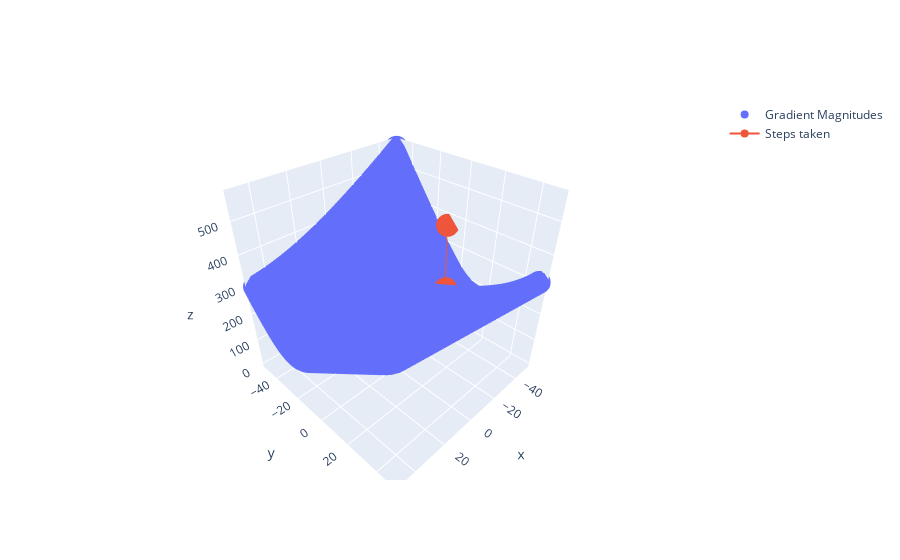

Notebook source saved alongside this figure:
### Code cell
def plot3d(xx,f,line_search_func):
    fig = go.Figure()
    mags = [get_magnitude(f_prime(x.reshape(-1,1)),x) for x in xx]
    fig.add_trace(
        go.Scatter3d(
            x=xx[:,0],
            y=xx[:,1],
            z = mags,
            mode='markers',
            name="Gradient Magnitudes"
        )
    )
    steps = torch.vstack([o.reshape(1,-1) for o in line_search_func(xx[40].reshape(-1,1),100,0.1)])
    # print(steps)
    fig.add_trace(
        go.Scatter3d(
            x=steps[:,0],
            y=steps[:,1],
            z = [get_magnitude(f_prime(x.reshape(-1,1)),x)+100 for x in steps],
            mode='lines+markers',
            name="Steps taken"
        )
    )
    return fig
plot3d(xx,f_prime,naive_line_search)

### Figure 1 — Plotly figure (JSON) as saved in the notebook; plotly's stock layout.template omitted (floating-point values rounded to 4 significant figures; data arrays with more than 128 entries replaced by an {"elided": "..."} marker saying what was removed)
{"data": [{"mode": "markers", "name": "Gradient Magnitudes", "type": "scatter3d", "x": {"elided": "10000 int values"}, "y": {"elided": "10000 int values"}, "z": {"elided": "10000 float values"}}, {"mode": "lines+markers", "name": "Steps taken", "type": "scatter3d", "x": [-50, -32.8, -23.8, -18.03, -13.84, -10.62, -8.076, -6.056, -4.443, -3.154, -2.123, -1.299, -0.6388, -0.1111, 0.3111, 0.6489, 0.9191, 1.135, 1.308, 1.447, 1.557, 1.646, 1.717, 1.773, 1.819, 1.855, 1.884, 1.907, 1.926, 1.941, 1.952, 1.962, 1.97, 1.976, 1.981, 1.984, 1.988, 1.99, 1.992, 1.994, 1.995, 1.996, 1.997, 1.997, 1.998, 1.998, 1.999, 1.999, 1.999, 1.999, 1.999, 2.0, 2.0, 2.0, 2.0, 2.0, 2.0, 2.0, 2.0, 2.0, 2.0, 2.0, 2.0, 2.0, 2.0, 2.0, 2.0, 2.0, 2.0, 2.0, 2.0, 2.0, 2.0, 2.0, 2.0, 2.0, 2.0, 2.0, 2.0, 2.0, 2.0, 2.0, 2.0, 2.0, 2.0, 2.0, 2.0, 2.0, 2.0, 2.0, 2.0, 2.0, 2.0, 2.0, 2.0, 2.0, 2.0, 2.0, 2.0, 2.0], "y": [-10, 5.2, 7.84, 7.096, 5.644, 4.225, 3.013, 2.021, 1.219, 0.5764, 0.06142, -0.3508, -0.6806, -0.9445, -1.156, -1.324, -1.46, -1.568, -1.654, -1.723, -1.779, -1.823, -1.858, -1.887, -1.909, -1.927, -1.942, -1.954, -1.963, -1.97, -1.976, -1.981, -1.985, -1.988, -1.99, -1.992, -1.994, -1.995, -1.996, -1.997, -1.997, -1.998, -1.998, -1.999, -1.999, -1.999, -1.999, -1.999, -2.0, -2.0, -2.0, -2.0, -2.0, -2.0, -2.0, -2.0, -2.0, -2.0, -2.0, -2.0, -2.0, -2.0, -2.0, -2.0, -2.0, -2.0, -2.0, -2.0, -2.0, -2.0, -2.0, -2.0, -2.0, -2.0, -2.0, -2.0, -2.0, -2.0, -2.0, -2.0, -2.0, -2.0, -2.0, -2.0, -2.0, -2.0, -2, -2, -2, -2, -2, -2, -2, -2, -2, -2, -2, -2, -2, -2], "z": [367.8, 215.6, 180.2, 163.9, 151.3, 140.9, 132.5, 125.8, 120.4, 116.1, 112.7, 110.1, 108.0, 106.5, 105.3, 104.6, 104.1, 103.8, 103.6, 103.6, 103.6, 103.6, 103.7, 103.7, 103.8, 103.8, 103.8, 103.9, 103.9, 103.9, 103.9, 103.9, 104.0, 104.0, 104.0, 104.0, 104.0, 104.0, 104.0, 104.0, 104.0, 104.0, 104.0, 104.0, 104.0, 104.0, 104.0, 104.0, 104.0, 104.0, 104.0, 104.0, 104.0, 104.0, 104.0, 104.0, 104.0, 104.0, 104.0, 104.0, 104.0, 104.0, 104.0, 104.0, 104.0, 104.0, 104.0, 104.0, 104.0, 104.0, 104.0, 104.0, 104.0, 104.0, 104.0, 104.0, 104.0, 104.0, 104.0, 104.0, 104.0, 104.0, 104.0, 104.0, 104.0, 104.0, 104, 104, 104, 104, 104, 104, 104, 104, 104, 104, 104, 104, 104, 104]}], "layout": {}}
